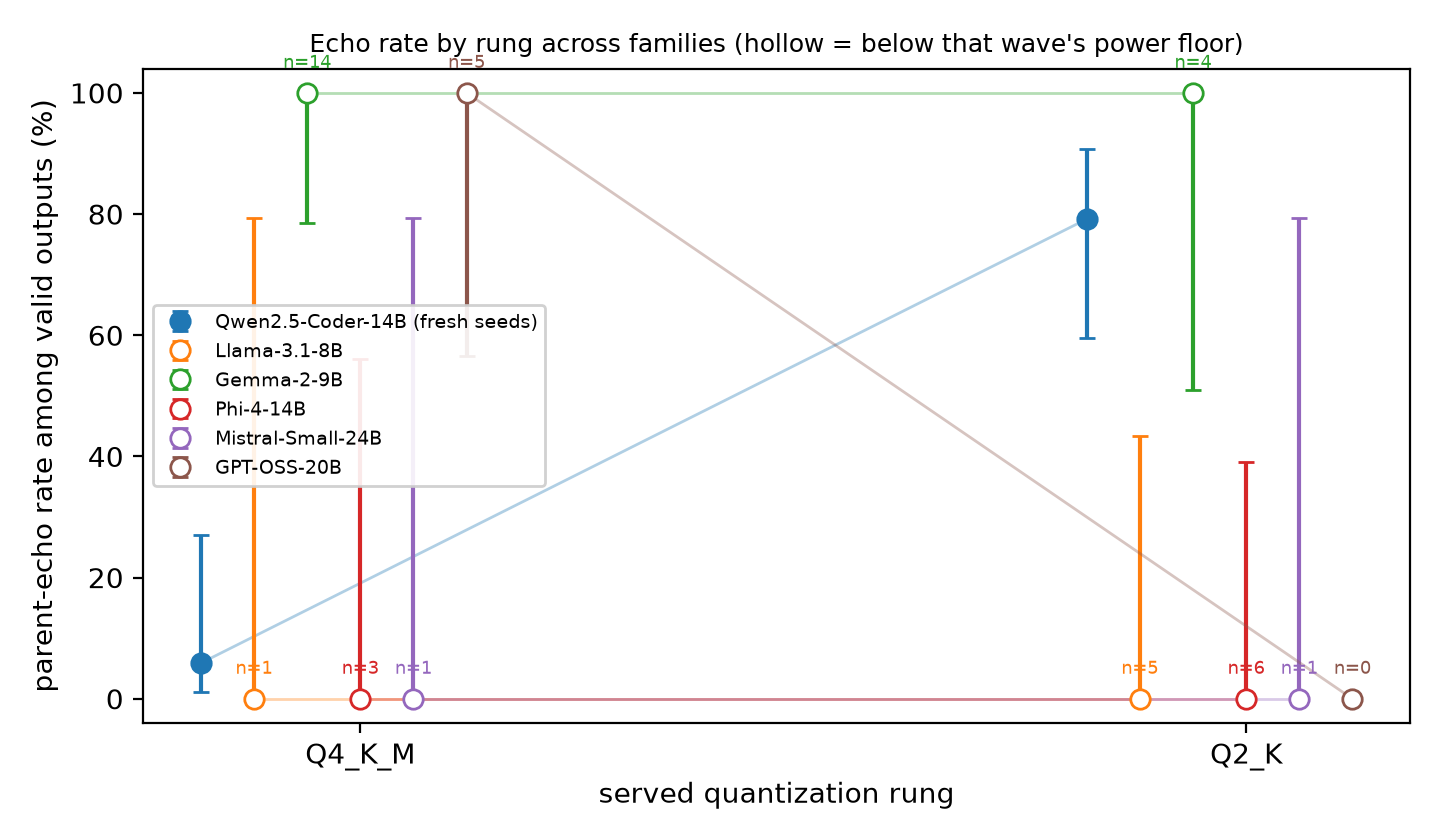

Python code for this plot:
#!/usr/bin/env python3
"""Figure 4 (companion paper): parent-echo rate by rung across model families.

Replays every family's raw candidate ledger with the wave-7 lineage logic
(echo = 6 dp order-insensitive coordinate equality against the RUNNING parent,
validity recomputed from coordinates, acceptance on strict score improvement).
No convenience fields are read. Families whose valid-row count sits below the
wave power floor (20 per rung) are drawn hollow with n annotated — their
points are descriptive, not evidential, matching the papers' text.

Regenerate: python fig4_family_echo.py  (no arguments) -> fig4_family_echo.png
Skips any family whose ledger is absent (wave 7c gemma lands later).
"""
import json
import math
import os

HERE = os.path.dirname(os.path.abspath(__file__))
N = 26
EPS = 1e-6

FAMILIES = [
    # label, ledger path, note, power floor (per that family's own registration:
    # the Qwen fresh wave's registered echo bound was evaluated on the rows it
    # drew — 24/17 valid — with no 20-valid floor; waves 7/7b/7c register 20)
    ("Qwen2.5-Coder-14B\n(fresh seeds)",
     "sec3_artifacts/precision_sweep_14b_fresh_output/precision_sweep_14b_fresh/candidates_precision_14b_fresh.jsonl", "", 0),
    ("Llama-3.1-8B",
     "wave7_output/wave7_llama31_8b/candidates_wave7_llama31_8b.jsonl", "", 20),
    ("Gemma-2-9B",
     "wave7_output/wave7_gemma2_9b/candidates_wave7_gemma2_9b.jsonl", "", 20),
    ("Phi-4-14B",
     "wave7b_output/wave7b_phi4_14b/candidates_wave7b_phi4_14b.jsonl", "", 20),
    ("Mistral-Small-24B",
     "wave7b_output/wave7b_mistral24b/candidates_wave7b_mistral24b.jsonl", "", 20),
    ("GPT-OSS-20B",
     "wave7c_output/wave7c_gpt_oss_20b/candidates_wave7c_gpt_oss_20b.jsonl", "MXFP4-native parent", 20),
    ("Gemma-4-31B",
     "wave7c_output/wave7c_gemma4_31b/candidates_wave7c_gemma4_31b.jsonl", "", 20),
]
RUNGS = ["q4_k_m", "q2_k"]


def canon(circles):
    return sorted((round(x, 6), round(y, 6), round(r, 6)) for (x, y, r) in circles)


def valid_score(circles):
    if circles is None or len(circles) != N or any(r <= 0 for (_, _, r) in circles):
        return False, 0.0
    if not all(x - r >= -EPS and x + r <= 1 + EPS and y - r >= -EPS and y + r <= 1 + EPS
               for (x, y, r) in circles):
        return False, 0.0
    for i in range(N):
        xi, yi, ri = circles[i]
        for j in range(i + 1, N):
            xj, yj, rj = circles[j]
            if math.hypot(xi - xj, yi - yj) + EPS < ri + rj:
                return False, 0.0
    return True, sum(r for (_, _, r) in circles)


def baseline():
    r = round(0.9 / N, 6)
    pts = []
    for row in range(5):
        for col in range(6):
            if len(pts) >= N:
                break
            pts.append((round((col + 0.5) / 6.0, 6), round((row + 0.5) / 5.0, 6), r))
    return pts


BASE = baseline()
_, BASE_SCORE = valid_score(BASE)


def replay(path):
    rows = [json.loads(l) for l in open(path, encoding="utf-8") if l.strip()]
    per = {}
    for r in rows:
        per.setdefault((r["quant"], r["seed"]), []).append(r)
    out = {q: {"valid": 0, "echo": 0} for q in RUNGS}
    for (quant, seed), rs in per.items():
        if quant not in out:
            continue
        rs.sort(key=lambda r: r["gen"])
        parent, pscore = list(BASE), BASE_SCORE
        for r in rs:
            circles = None if r.get("circles") is None else [tuple(c) for c in r["circles"]]
            ok, sc = valid_score(circles)
            if not ok:
                continue
            out[quant]["valid"] += 1
            if canon(circles) == canon(parent):
                out[quant]["echo"] += 1
            if sc > pscore:
                parent, pscore = circles, sc
    return out


def wilson(k, n, z=1.96):
    if n == 0:
        return 0.0, 0.0, 0.0
    p = k / n
    d = 1 + z * z / n
    c = (p + z * z / (2 * n)) / d
    h = z * math.sqrt(p * (1 - p) / n + z * z / (4 * n * n)) / d
    return p, max(0.0, c - h), min(1.0, c + h)


def main():
    import matplotlib
    matplotlib.use("Agg")
    import matplotlib.pyplot as plt

    data = []
    for label, rel, note, floor in FAMILIES:
        p = os.path.join(HERE, rel)
        if not os.path.exists(p):
            print(f"skip (no ledger yet): {label.splitlines()[0]}")
            continue
        data.append((label, replay(p), note, floor))

    fig, ax = plt.subplots(figsize=(7.2, 4.2))
    xpos = {q: i for i, q in enumerate(RUNGS)}
    colors = plt.cm.tab10.colors
    for i, (label, res, note, floor) in enumerate(data):
        xs, ys, lo, hi, powered = [], [], [], [], []
        for q in RUNGS:
            v, e = res[q]["valid"], res[q]["echo"]
            pr, l, h = wilson(e, v)
            xs.append(xpos[q] + (i - len(data) / 2) * 0.06)
            ys.append(pr * 100)
            lo.append((pr - l) * 100)
            hi.append((h - pr) * 100)
            powered.append(v >= floor and v > 0)
        c = colors[i % 10]
        for j in range(2):
            face = c if powered[j] else "white"
            ax.errorbar(xs[j], ys[j], yerr=[[lo[j]], [hi[j]]], fmt="o",
                        mfc=face, mec=c, ecolor=c, capsize=3, ms=7,
                        label=label.replace("\n", " ") if j == 0 else None)
            v = res[RUNGS[j]]["valid"]
            if not powered[j]:
                ax.annotate(f"n={v}", (xs[j], ys[j]), textcoords="offset points",
                            xytext=(0, 9), fontsize=6.5, ha="center", color=c)
        ax.plot(xs, ys, "-", color=c, alpha=0.35, lw=1)
    ax.set_xticks(list(xpos.values()))
    ax.set_xticklabels(["Q4_K_M", "Q2_K"])
    ax.set_ylabel("parent-echo rate among valid outputs (%)")
    ax.set_xlabel("served quantization rung")
    ax.set_ylim(-4, 104)
    ax.legend(fontsize=7, loc="center left", framealpha=0.9)
    ax.set_title("Echo rate by rung across families (hollow = below that wave's power floor)",
                 fontsize=9)
    fig.tight_layout()
    out = os.path.join(HERE, "fig4_family_echo.png")
    fig.savefig(out, dpi=200)
    print("wrote", out)
    for label, res, note, floor in data:
        print(label.replace("\n", " "), {q: (res[q]["echo"], res[q]["valid"]) for q in RUNGS}, note)


if __name__ == "__main__":
    main()
